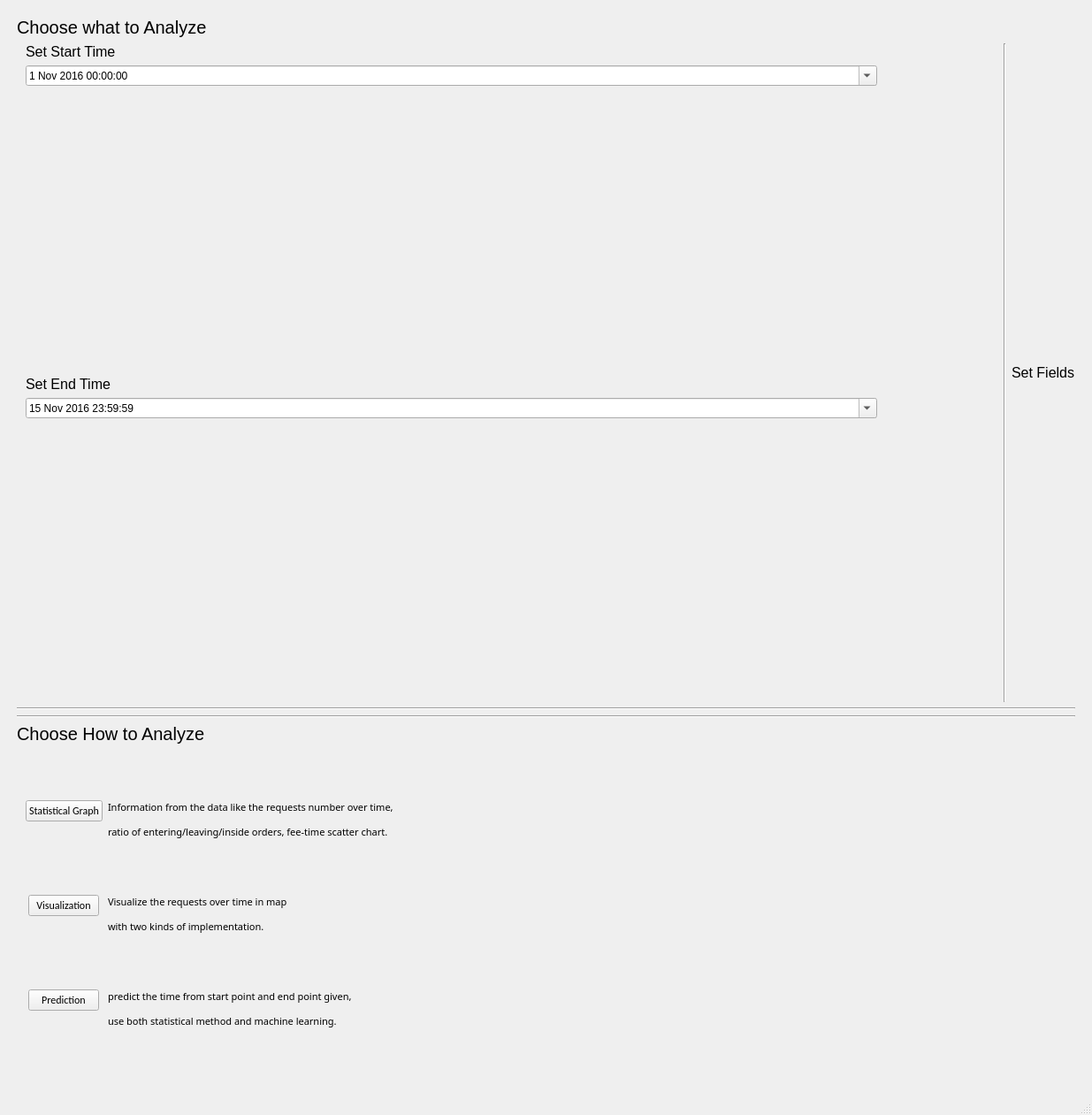
<?xml version="1.0" encoding="UTF-8"?>
<ui version="4.0">
 <class>MainWindow</class>
 <widget class="QMainWindow" name="MainWindow">
  <property name="geometry">
   <rect>
    <x>0</x>
    <y>0</y>
    <width>1235</width>
    <height>1261</height>
   </rect>
  </property>
  <property name="windowTitle">
   <string>MainWindow</string>
  </property>
  <widget class="QWidget" name="centralwidget">
   <layout class="QVBoxLayout" name="verticalLayout_2">
    <item>
     <layout class="QVBoxLayout" name="mainLayout" stretch="1,10,0,0,1,5">
      <property name="leftMargin">
       <number>10</number>
      </property>
      <property name="topMargin">
       <number>10</number>
      </property>
      <property name="rightMargin">
       <number>10</number>
      </property>
      <property name="bottomMargin">
       <number>10</number>
      </property>
      <item>
       <widget class="QLabel" name="label">
        <property name="sizePolicy">
         <sizepolicy hsizetype="Fixed" vsizetype="Fixed">
          <horstretch>0</horstretch>
          <verstretch>0</verstretch>
         </sizepolicy>
        </property>
        <property name="font">
         <font>
          <family>Arial</family>
          <pointsize>15</pointsize>
         </font>
        </property>
        <property name="text">
         <string>Choose what to Analyze</string>
        </property>
       </widget>
      </item>
      <item>
       <layout class="QHBoxLayout" name="dataChoosingLayout" stretch="4,0,6">
        <property name="leftMargin">
         <number>10</number>
        </property>
        <item>
         <layout class="QHBoxLayout" name="timeSettingLayout" stretch="7,1">
          <item>
           <layout class="QVBoxLayout" name="verticalLayout" stretch="0,10,0,1,10,0">
            <item>
             <widget class="QLabel" name="label_4">
              <property name="sizePolicy">
               <sizepolicy hsizetype="Fixed" vsizetype="Fixed">
                <horstretch>0</horstretch>
                <verstretch>0</verstretch>
               </sizepolicy>
              </property>
              <property name="font">
               <font>
                <family>Arial</family>
                <pointsize>12</pointsize>
               </font>
              </property>
              <property name="text">
               <string>Set Start Time</string>
              </property>
             </widget>
            </item>
            <item>
             <widget class="QDateTimeEdit" name="startDateTimeEdit">
              <property name="maximumDateTime">
               <datetime>
                <hour>23</hour>
                <minute>59</minute>
                <second>59</second>
                <year>2016</year>
                <month>11</month>
                <day>15</day>
               </datetime>
              </property>
              <property name="minimumDateTime">
               <datetime>
                <hour>0</hour>
                <minute>0</minute>
                <second>0</second>
                <year>2016</year>
                <month>11</month>
                <day>1</day>
               </datetime>
              </property>
              <property name="calendarPopup">
               <bool>true</bool>
              </property>
             </widget>
            </item>
            <item>
             <spacer name="verticalSpacer_2">
              <property name="orientation">
               <enum>Qt::Vertical</enum>
              </property>
              <property name="sizeHint" stdset="0">
               <size>
                <width>20</width>
                <height>40</height>
               </size>
              </property>
             </spacer>
            </item>
            <item>
             <widget class="QLabel" name="label_3">
              <property name="sizePolicy">
               <sizepolicy hsizetype="Fixed" vsizetype="Fixed">
                <horstretch>0</horstretch>
                <verstretch>0</verstretch>
               </sizepolicy>
              </property>
              <property name="font">
               <font>
                <family>Arial</family>
                <pointsize>12</pointsize>
               </font>
              </property>
              <property name="text">
               <string>Set End Time</string>
              </property>
             </widget>
            </item>
            <item>
             <widget class="QDateTimeEdit" name="endDateTimeEdit">
              <property name="sizePolicy">
               <sizepolicy hsizetype="Preferred" vsizetype="Maximum">
                <horstretch>0</horstretch>
                <verstretch>0</verstretch>
               </sizepolicy>
              </property>
              <property name="dateTime">
               <datetime>
                <hour>23</hour>
                <minute>59</minute>
                <second>59</second>
                <year>2016</year>
                <month>11</month>
                <day>15</day>
               </datetime>
              </property>
              <property name="date">
               <date>
                <year>2016</year>
                <month>11</month>
                <day>15</day>
               </date>
              </property>
              <property name="maximumDateTime">
               <datetime>
                <hour>23</hour>
                <minute>59</minute>
                <second>59</second>
                <year>2016</year>
                <month>11</month>
                <day>15</day>
               </datetime>
              </property>
              <property name="minimumDateTime">
               <datetime>
                <hour>0</hour>
                <minute>0</minute>
                <second>0</second>
                <year>2016</year>
                <month>11</month>
                <day>1</day>
               </datetime>
              </property>
              <property name="calendarPopup">
               <bool>true</bool>
              </property>
             </widget>
            </item>
            <item>
             <spacer name="verticalSpacer">
              <property name="orientation">
               <enum>Qt::Vertical</enum>
              </property>
              <property name="sizeHint" stdset="0">
               <size>
                <width>20</width>
                <height>40</height>
               </size>
              </property>
             </spacer>
            </item>
           </layout>
          </item>
          <item>
           <layout class="QVBoxLayout" name="startAndEndLayout"/>
          </item>
         </layout>
        </item>
        <item>
         <widget class="Line" name="line_2">
          <property name="orientation">
           <enum>Qt::Vertical</enum>
          </property>
         </widget>
        </item>
        <item>
         <layout class="QVBoxLayout" name="fieldsSettingLayout">
          <item>
           <widget class="QLabel" name="label_5">
            <property name="sizePolicy">
             <sizepolicy hsizetype="Preferred" vsizetype="Fixed">
              <horstretch>0</horstretch>
              <verstretch>0</verstretch>
             </sizepolicy>
            </property>
            <property name="font">
             <font>
              <family>Arial</family>
              <pointsize>12</pointsize>
             </font>
            </property>
            <property name="text">
             <string>Set Fields</string>
            </property>
           </widget>
          </item>
          <item>
           <layout class="QGridLayout" name="gridLayout"/>
          </item>
         </layout>
        </item>
       </layout>
      </item>
      <item>
       <widget class="Line" name="line">
        <property name="orientation">
         <enum>Qt::Horizontal</enum>
        </property>
       </widget>
      </item>
      <item>
       <widget class="Line" name="line_3">
        <property name="orientation">
         <enum>Qt::Horizontal</enum>
        </property>
       </widget>
      </item>
      <item>
       <widget class="QLabel" name="label_2">
        <property name="enabled">
         <bool>true</bool>
        </property>
        <property name="sizePolicy">
         <sizepolicy hsizetype="Fixed" vsizetype="Fixed">
          <horstretch>0</horstretch>
          <verstretch>0</verstretch>
         </sizepolicy>
        </property>
        <property name="font">
         <font>
          <family>Arial</family>
          <pointsize>15</pointsize>
         </font>
        </property>
        <property name="text">
         <string>Choose How to Analyze</string>
        </property>
       </widget>
      </item>
      <item>
       <layout class="QHBoxLayout" name="analyzerChoosingLayout">
        <property name="leftMargin">
         <number>10</number>
        </property>
        <item>
         <layout class="QFormLayout" name="formLayout">
          <property name="labelAlignment">
           <set>Qt::AlignCenter</set>
          </property>
          <item row="1" column="0">
           <widget class="QPushButton" name="graphButton">
            <property name="font">
             <font>
              <family>Calibri</family>
             </font>
            </property>
            <property name="text">
             <string>Statistical Graph</string>
            </property>
           </widget>
          </item>
          <item row="1" column="1">
           <widget class="QLabel" name="graphLabel">
            <property name="font">
             <font>
              <family>Cascadia Code Light</family>
              <pointsize>8</pointsize>
             </font>
            </property>
            <property name="text">
             <string>&lt;html&gt;&lt;head/&gt;&lt;body&gt;&lt;p&gt;Information from the data like the requests number over time, &lt;/p&gt;&lt;p&gt;ratio of entering/leaving/inside orders, fee-time scatter chart.&lt;/p&gt;&lt;/body&gt;&lt;/html&gt;</string>
            </property>
           </widget>
          </item>
          <item row="3" column="0">
           <widget class="QPushButton" name="visualButton">
            <property name="font">
             <font>
              <family>Calibri</family>
             </font>
            </property>
            <property name="text">
             <string>Visualization</string>
            </property>
           </widget>
          </item>
          <item row="3" column="1">
           <widget class="QLabel" name="visualLabel">
            <property name="font">
             <font>
              <family>Cascadia Code PL Light</family>
              <pointsize>8</pointsize>
             </font>
            </property>
            <property name="text">
             <string>&lt;html&gt;&lt;head/&gt;&lt;body&gt;&lt;p&gt;Visualize the requests over time in map &lt;/p&gt;&lt;p&gt;with two kinds of implementation.&lt;/p&gt;&lt;/body&gt;&lt;/html&gt;</string>
            </property>
           </widget>
          </item>
          <item row="5" column="0">
           <widget class="QPushButton" name="predictButton">
            <property name="font">
             <font>
              <family>Calibri</family>
             </font>
            </property>
            <property name="text">
             <string>Prediction</string>
            </property>
           </widget>
          </item>
          <item row="5" column="1">
           <widget class="QLabel" name="predictLabel">
            <property name="font">
             <font>
              <family>Cascadia Code PL Light</family>
              <pointsize>8</pointsize>
             </font>
            </property>
            <property name="text">
             <string>&lt;html&gt;&lt;head/&gt;&lt;body&gt;&lt;p&gt;predict the time from start point and end point given, &lt;/p&gt;&lt;p&gt;use both statistical method and machine learning.&lt;/p&gt;&lt;/body&gt;&lt;/html&gt;</string>
            </property>
           </widget>
          </item>
          <item row="6" column="1">
           <spacer name="verticalSpacer_3">
            <property name="orientation">
             <enum>Qt::Vertical</enum>
            </property>
            <property name="sizeHint" stdset="0">
             <size>
              <width>20</width>
              <height>40</height>
             </size>
            </property>
           </spacer>
          </item>
          <item row="0" column="1">
           <spacer name="verticalSpacer_4">
            <property name="orientation">
             <enum>Qt::Vertical</enum>
            </property>
            <property name="sizeHint" stdset="0">
             <size>
              <width>20</width>
              <height>40</height>
             </size>
            </property>
           </spacer>
          </item>
          <item row="2" column="1">
           <spacer name="verticalSpacer_5">
            <property name="orientation">
             <enum>Qt::Vertical</enum>
            </property>
            <property name="sizeHint" stdset="0">
             <size>
              <width>20</width>
              <height>40</height>
             </size>
            </property>
           </spacer>
          </item>
          <item row="4" column="1">
           <spacer name="verticalSpacer_6">
            <property name="orientation">
             <enum>Qt::Vertical</enum>
            </property>
            <property name="sizeHint" stdset="0">
             <size>
              <width>20</width>
              <height>40</height>
             </size>
            </property>
           </spacer>
          </item>
         </layout>
        </item>
       </layout>
      </item>
     </layout>
    </item>
   </layout>
  </widget>
  <widget class="QStatusBar" name="statusbar"/>
  <widget class="QMenuBar" name="menubar">
   <property name="geometry">
    <rect>
     <x>0</x>
     <y>0</y>
     <width>1235</width>
     <height>40</height>
    </rect>
   </property>
  </widget>
 </widget>
 <resources/>
 <connections/>
</ui>
